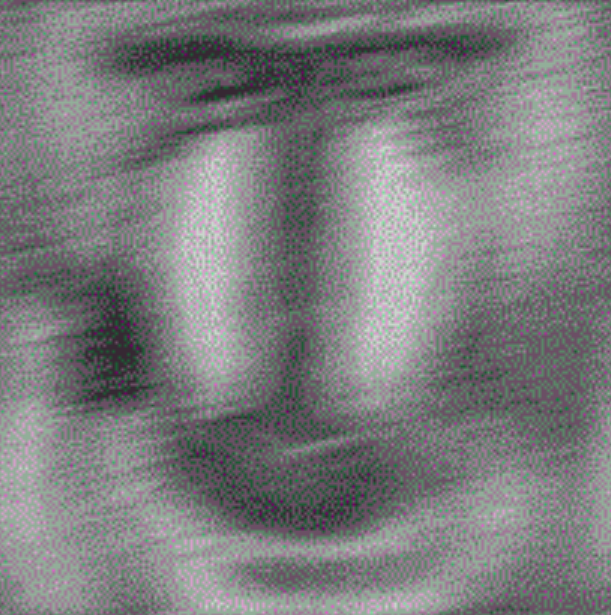
//> input picture bbkgl/第三次作业/cv_work3/src.png, 611 x 615 px
$ ./main   (built with g++ and OpenCV 4)
//> lines starting //> are read from the running program, lines starting //| are printed output that depends on the picture
#include <iostream>
#include <opencv2/opencv.hpp>
#include <algorithm>

double WienerFilterImpl(const cv::Mat &src, cv::Mat &dst, double noiseVariance, const cv::Size &block) {

    assert(("Invalid block dimensions", block.width % 2 == 1 && block.height % 2 == 1 && block.width > 1 &&
                                        block.height > 1));
    assert(("src and dst must be one channel grayscale images", src.channels() == 1, dst.channels() == 1));

    int h = src.rows;
    int w = src.cols;

    dst = cv::Mat1b(h, w);

    cv::Mat1d means, sqrMeans, variances;
    cv::Mat1d avgVarianceMat;

    cv::boxFilter(src, means, CV_64F, block, cv::Point(-1, -1), true, cv::BORDER_REPLICATE);
    cv::sqrBoxFilter(src, sqrMeans, CV_64F, block, cv::Point(-1, -1), true, cv::BORDER_REPLICATE);

    cv::Mat1d means2 = means.mul(means);
    variances = sqrMeans - (means.mul(means));

    if (noiseVariance < 0) {
        // I have to estimate the noiseVariance
        cv::reduce(variances, avgVarianceMat, 1, CV_REDUCE_SUM, -1);
        cv::reduce(avgVarianceMat, avgVarianceMat, 0, CV_REDUCE_SUM, -1);
        noiseVariance = avgVarianceMat(0, 0) / (h * w);
    }

    for (int r = 0; r < h; ++r) {
        // get row pointers
        uchar const *const srcRow = src.ptr<uchar>(r);
        uchar *const dstRow = dst.ptr<uchar>(r);
        double *const varRow = variances.ptr<double>(r);
        double *const meanRow = means.ptr<double>(r);
        for (int c = 0; c < w; ++c) {
            dstRow[c] = cv::saturate_cast<uchar>(
                    meanRow[c] +
                    std::max(0., varRow[c] - noiseVariance) / std::max(varRow[c], noiseVariance) *
                    (srcRow[c] - meanRow[c])
            );
        }
    }

    return noiseVariance;
}

void WienerFilter(const cv::Mat &src, cv::Mat &dst, double noiseVariance = 10000, const cv::Size &block = cv::Size(3, 3)) {
    WienerFilterImpl(src, dst, noiseVariance, block);
    return ;
}

int main() {
    cv::Mat1b src_img = cv::imread("../src.png", CV_LOAD_IMAGE_GRAYSCALE);
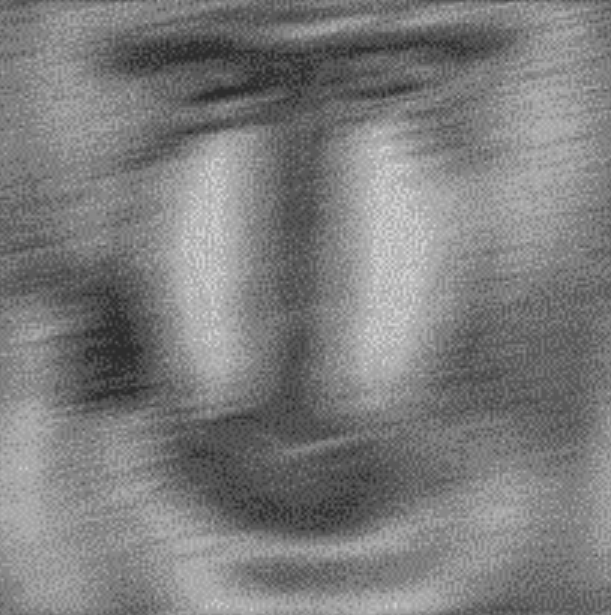
//> src_img: 615 rows x 611 cols, CV_8UC1; min 44, max 209, mean 124.7
    cv::Mat1b dst_img, temp;
    cv:: bilateralFilter(src_img, temp, 25, 25 * 2, 25 / 2);
    WienerFilter(temp, dst_img);
//> in WienerFilterImpl, `cv::sqrBoxFilter(src, sqrMeans, CV_64F, block, cv::Point(-1, -1), true..`:
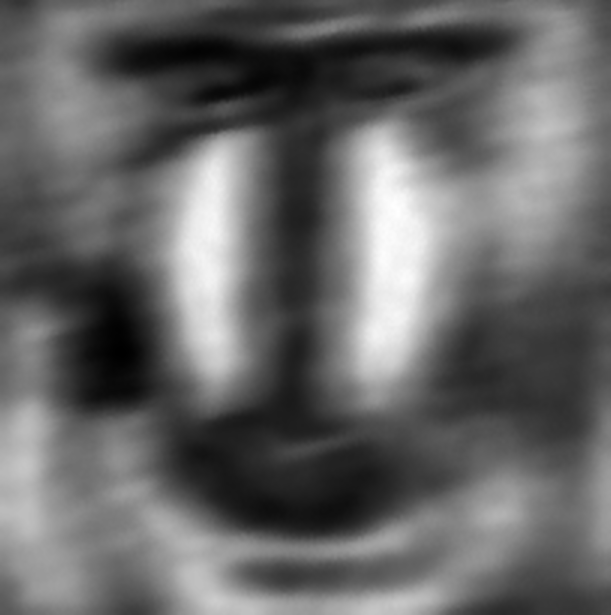
//> sqrMeans: 615 rows x 611 cols, CV_64FC1; min 2401, max 36992.3, mean 16393.5; drawn with min black and max white
//> in WienerFilterImpl, `variances = sqrMeans - (means.mul(means));`:
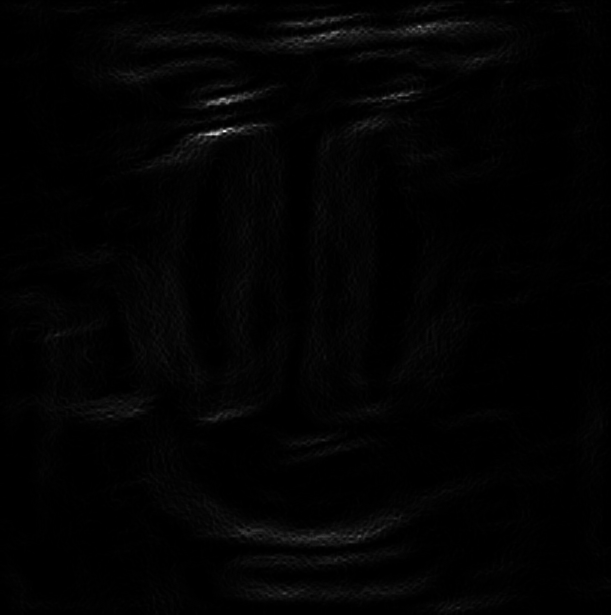
//> variances: 615 rows x 611 cols, CV_64FC1; min 0, max 87.11, mean 1.1; drawn with min black and max white
    cv::imwrite("../dst.png", dst_img);
    return 0;
}
